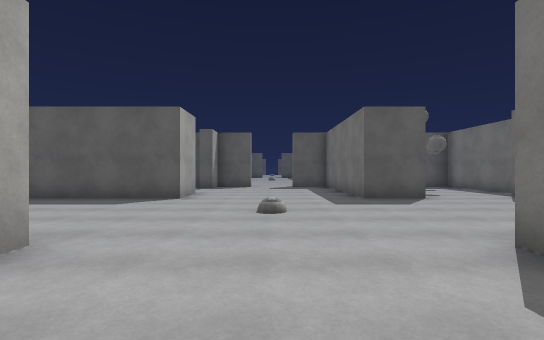
View 1 (above)

17 first-person views from a walk through a scene from a Unity 3-D project. The camera is 1.4 m above the floor, looks level and sees 85° across. The floor is counted in squares, 2 m on a side. Each view is taken from the middle of a square. On the plan, view 1 faces up. The plan holds only what a view shows up to about 10 squares ahead; the rest is blank. The place goes on beyond the plan. The player is left out. Surface patterns are stand-ins for the level's own textures.

View 2
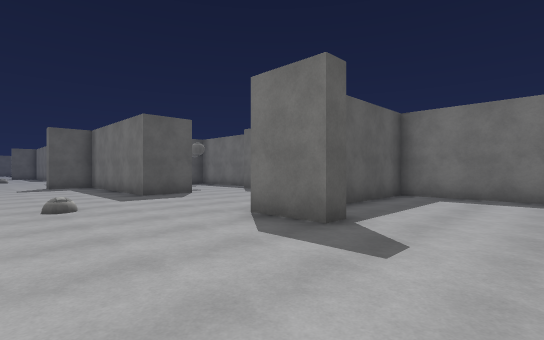

View 3
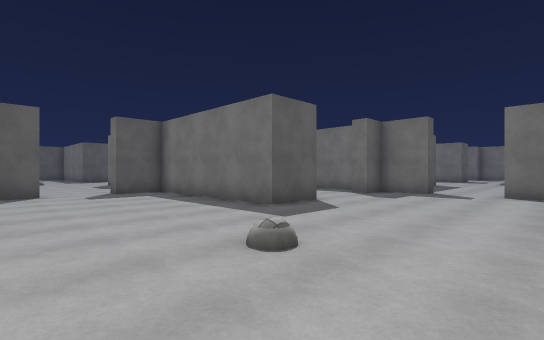

View 4
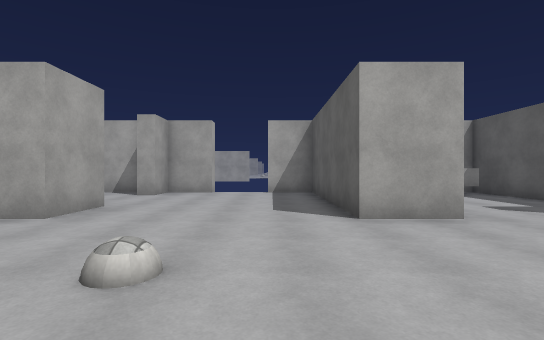

View 5
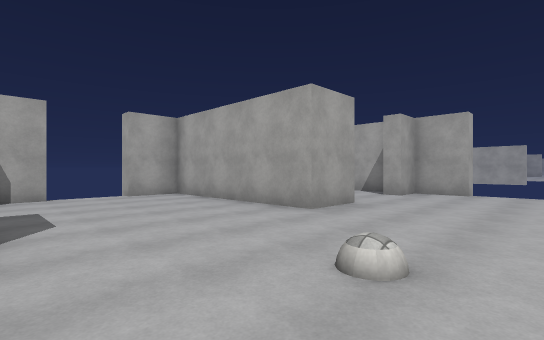

View 6
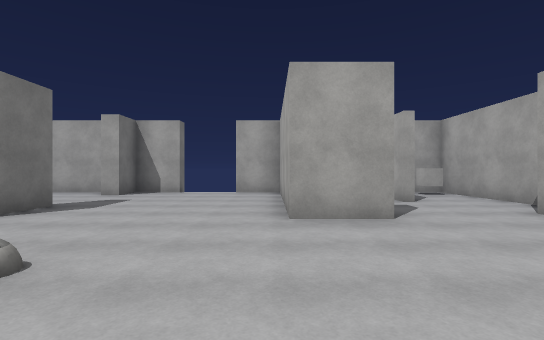

View 7
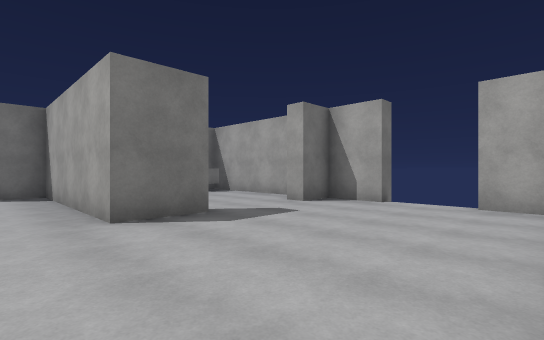

View 8
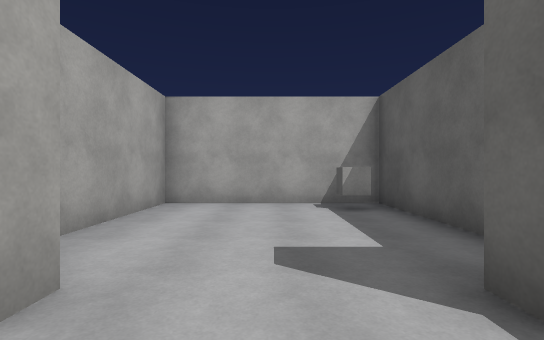

View 9
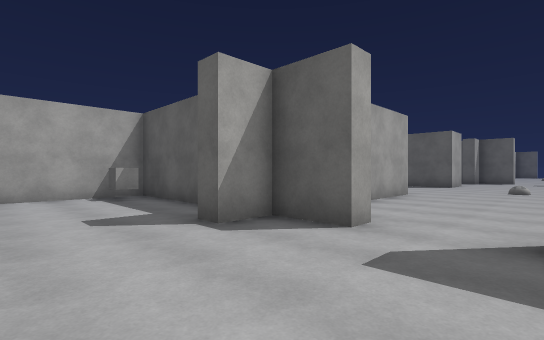

View 10
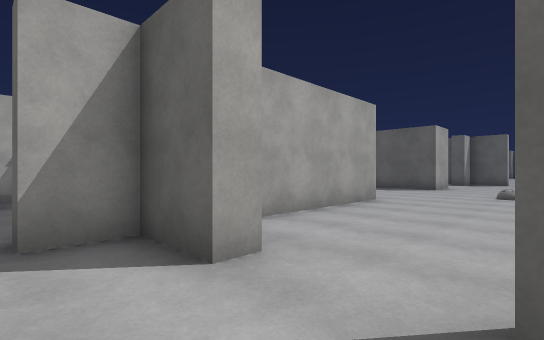

View 11
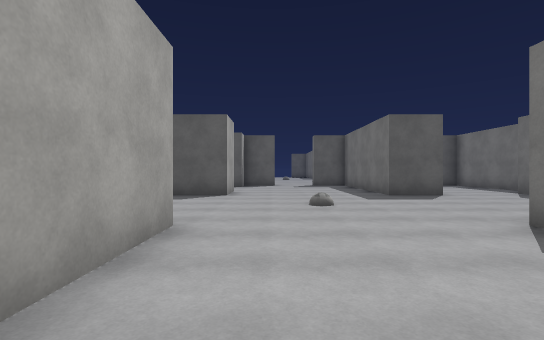

View 12
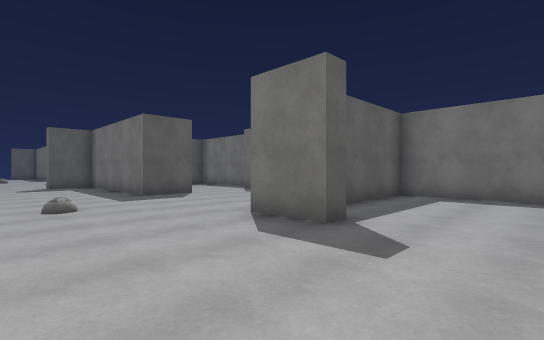

View 13
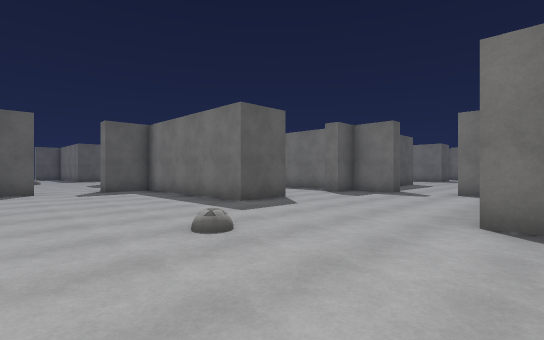

View 14
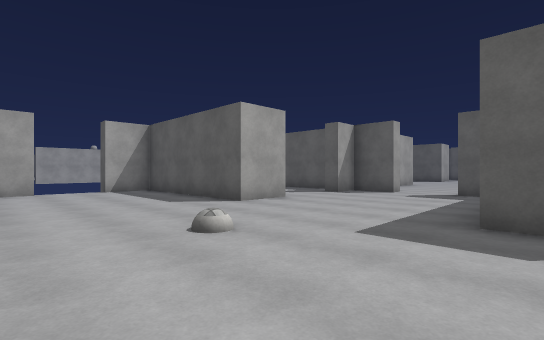

View 15
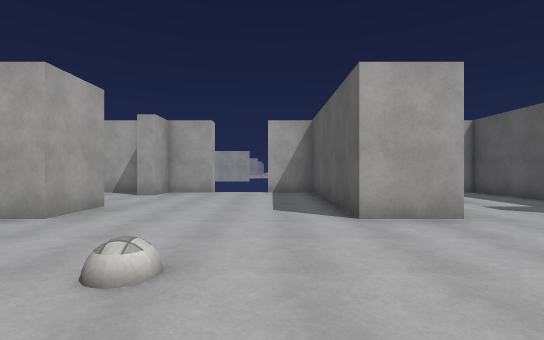

View 16
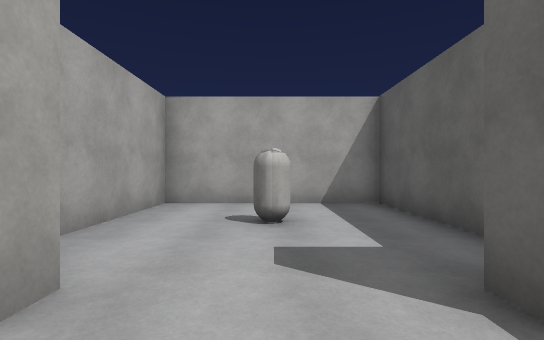

View 17
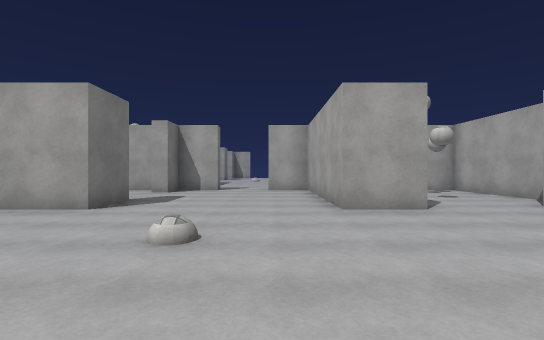

### Floor plan
Points are (right, up) in squares from view 1. A wall is a line through its corners. A room is listed if a view was taken in it or the views show most of it. See-through windows are left out.
Room 1 (views 1, 2, 3, 4, 5, 6, 7, 8, 9, 10)
walls: (3.8, 7.2) (2.3, 7.2) (2.3, 12.3) (0.9, 12.3); (-3.9, 2.8) (-2.2, 2.8) (-2.2, -2.3) (-0.9, -2.3) (-0.9, -2.8); (-2.8, 8.8) (-2.2, 8.8) (-2.2, 7.2) (-7.3, 7.2) (-7.3, 5.9); (2.9, 1.2) (2.3, 1.2) (2.3, 2.8) (7.3, 2.8) (7.3, 4.1); (-4.9, 0.5) (-4.9, 0); (-7.8, 4.1) (-7.3, 4.1) (-7.3, 2.8) (-6.3, 2.8) (-6.3, 2.2); (-0.9, 12.8) (-0.9, 12.3) (-2.2, 12.3) (-2.2, 11.3) (-2.8, 11.3); (0.9, -2.8) (0.9, -2.3) (2.3, -2.3) (2.3, -1.3) (2.8, -1.3); (7.8, 5.9) (7.3, 5.9) (7.3, 7.2) (6.3, 7.2) (6.3, 7.8); (-7.3, 1.9) (-7.3, -2.3) (-6.4, -2.3); (3.2, -2.3) (5.9, -2.3); (7.3, 8.9) (7.3, 10); (-4.1, 12.3) (-5.5, 12.3); (7.3, -0.5) (7.3, 2.2) (4.4, 2.2); (-7.3, 11.2) (-7.3, 7.8) (-4.1, 7.8)
ways out: opening at (0, 12) to room 2; opening at (7, 5); gap at (-8, 4); gap at (-8, 6); gap at (-1, -3); gap at (1, -3)
objects: cube (-7, -2); cube (-7, 12) to (-6, 12); other object (7, -2) to (7, -1)
Room 2 (views 11, 12, 13, 14, 15, 16, 17)
walls: (3.8, 22.3) (2.3, 22.3) (2.3, 26.9); (-3.9, 17.8) (-2.2, 17.8) (-2.2, 13); (-2.8, 23.8) (-2.2, 23.8) (-2.2, 22.3) (-7.3, 22.3) (-7.3, 20.9) (-7.8, 20.9); (2.9, 16.2) (2.3, 16.2) (2.3, 17.8) (3.9, 17.8); (-2.2, 27) (-2.2, 26.3) (-2.8, 26.3); (2.3, 13) (2.3, 13.8) (2.8, 13.8); (7, 22.3) (6.3, 22.3) (6.3, 22.8); (7.3, 18.6) (7.3, 19.1); (2, 27.3) (0.9, 27.3); (0.9, 12.3) (0.9, 12.8); (-7.8, 19.1) (-7.3, 19.1) (-7.3, 17.8) (-6.3, 17.8) (-6.3, 17.2); (-0.9, 27.8) (-0.9, 27.3) (-1.9, 27.3); (7.8, 20.9) (7.3, 20.9) (7.3, 21.9); (-7.3, 16.9) (-7.3, 13); (-4.1, 27.3) (-7.3, 27.3) (-7.3, 22.8) (-4.1, 22.8); (7.3, 14.2) (7.3, 17.2) (4.4, 17.2)
ways out: opening at (0, 12) to room 1; opening at (0, 27); opening at (7, 20); gap at (-8, 19); gap at (-8, 21)
objects: capsule (-5, 25)

Positions as (right, up) in squares from view 1, and headings:
1: (0, 0), facing up
2: (-1, -1), facing up-right
3: (-2, 3), facing up-right
4: (2, 6), facing left
5: (2, 6), facing down-left
6: (-2, 7), facing down
7: (-2, 4), facing down-right
8: (-1, 10), facing left
9: (1, 9), facing up-left
10: (1, 11), facing up-left
11: (-1, 14), facing up
12: (-1, 14), facing up-right
13: (-2, 17), facing up-right
14: (3, 18), facing up-left
15: (2, 21), facing left
16: (-1, 25), facing left
17: (-1, 23), facing down
